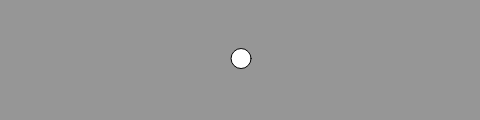
Frame 1 (no input)
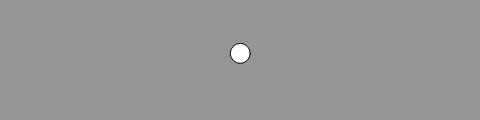
Frame 60 (no input)
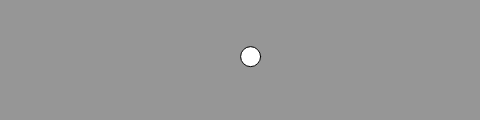
Frame 120 (the mouse pressed at the canvas centre since frame 60)

The p5.js sketch that drew these frames (run headless with seeded random() and noise() and a simulated clock; from frame 60 on, the mouse is pressed at the canvas centre):

// p5.js sketch
// ── sketch.js
let bug;

function setup() {
  createCanvas(480, 120);
  background(204);
  // Create object and pass in parameters
  bug = new JitterBug(width/2, height/2, 20);
}

function draw() {
  background(150);
  bug.move();
  bug.display();
}

function JitterBug(xpos, ypos, dia) {
  this.xpos = xpos;
  this.ypos = ypos;
  this.dia = dia;
  this.speed = 2.5;
  
  this.move = function() {
    this.xpos += random(-this.speed, this.speed);
    this.ypos += random(-this.speed, this.speed);
  }
  
  this.display = function() {
    ellipse(this.xpos, this.ypos, this.dia, this.dia);
  }
}
